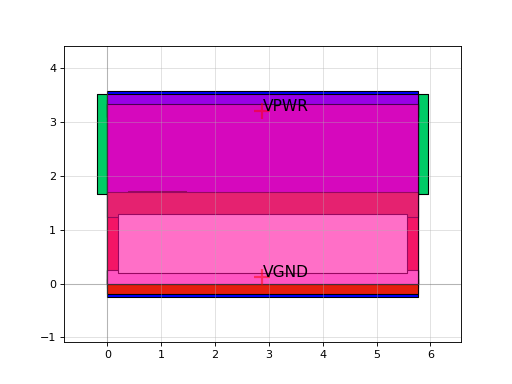

Write Python code to recreate this figure.
import sky130

c = sky130.components.sky130_fd_sc_hs__buf_8()
c.plot()
